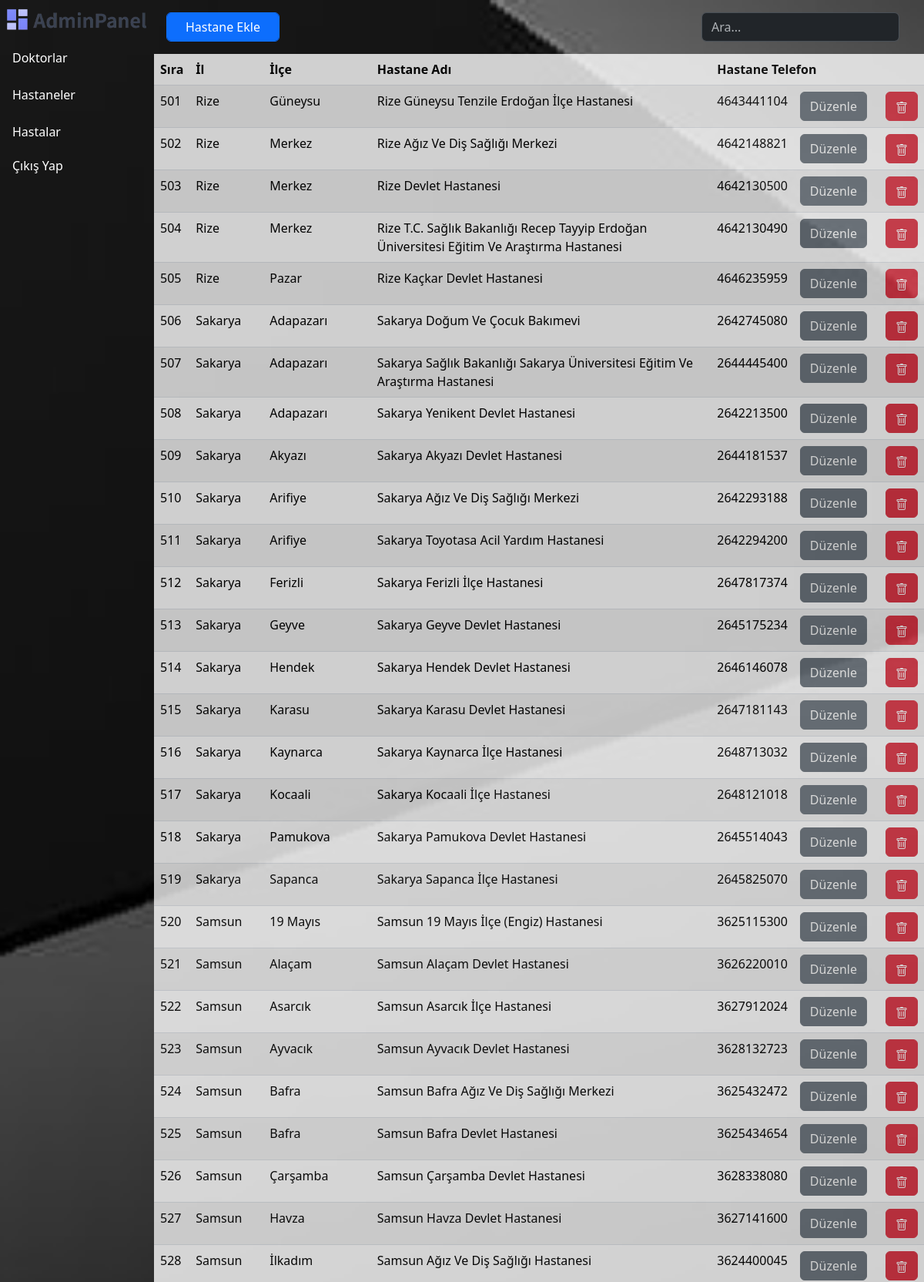
The page /Admin_Panel/hastane.php?page=2 (signed in, upper part) on the database its author committed.
### tables this page shows
CREATE TABLE `hastane` (
  `hastane_id` int(11) NOT NULL,
  `il_adi` text NOT NULL,
  `ilce_adi` text NOT NULL,
  `hastane_adi` text NOT NULL,
  `telefon` text NOT NULL
);

### Admin_Panel/hastane.php (the view, shortened to what this page needs)
<?php
include('function.php');
$pagerowcount = 500;
$selected_page = isset($_GET['page']) ? $_GET['page'] : 1;
if (isset($_GET['page'])) {
    $selected_page = $_GET['page'];
}
$sql_command = "SELECT * FROM hastane ORDER BY il_adi, ilce_adi, hastane_adi";
$sql_command = $sql_command . " LIMIT " . (($selected_page - 1) * $pagerowcount) . ", $pagerowcount";
$hastane_query = $db->prepare($sql_command);
$hastane_query->execute();
?>
<header class="p-3 text-light" data-bs-theme="dark">
    <div class="d-flex flex-wrap align-items-center justify-content-center justify-content-lg-start">
        <form class="d-flex justify-content-between w-100" role="search" method="post">
            <ul class="nav col-12 col-lg-auto me-auto mb-2 justify-content-center mb-md-0">
                <a href="hastane_ekle.php" class="form-control btn btn-primary px-4">Hastane Ekle</a>
            </ul>
            <div class="col-12 col-lg-auto mb-3 mb-lg-0 me-lg-3" role="search">
                <input class="form-control form-control-dark " name="hastane_search_txt" value="<?php echo isset($search) ? $search : ""; ?>" type="search" placeholder="Ara..." aria-label="Search">
            </div>
        </form>
    </div>
</header>
<table class="table table-striped table-hover p-0 m-0 opacity0_5">
    <thead>
        <tr>
            <th>Sıra</th>
            <th>İl</th>
            <th>İlçe</th>
            <th>Hastane Adı</th>
            <th colspan="3">Hastane Telefon</th>
        </tr>
    </thead>
    <?php
    $sira = ($selected_page - 1) * $pagerowcount + 1;
    while ($vericek = $hastane_query->fetch(PDO::FETCH_ASSOC)) { ?>
        <tr>
            <td><?php echo $sira; ?></td>
            <td><?php echo $vericek['il_adi'] ?></td>
            <td><?php echo $vericek['ilce_adi'] ?></td>
            <td><?php echo $vericek['hastane_adi'] ?></td>
            <td><?php echo $vericek['telefon'] ?></td>
            <td>
                <a href="<?php echo 'hastane_duzenle.php?hastane_id=' . $vericek['hastane_id'];  ?>" class="btn btn-secondary me-2">Düzenle</button>
            </td>
            <td>
                <button type="button" class="btn btn-danger" onclick="showConfirmationModal(event, <?php echo $vericek['hastane_id']; ?>)">
                </button>
            </td>
        </tr>
    <?php $sira++;
    } ?>
</table>

### Admin_Panel/style.css (style rules this page uses)
.bgimage { background-image: url(./images/bg_images.jpg); }
body { background-image: url(./images/bg_images.jpg); background-repeat: no-repeat; background-position: center center; background-attachment: fixed; background-size: cover; }
.opacity0_5 { opacity: .8; }

### rows shown on the page
hastane: il_adi "Rize", ilce_adi "Güneysu", hastane_adi "Rize Güneysu Tenzile Erdoğan İlçe Hastanesi", telefon "4643441104"
hastane: il_adi "Rize", ilce_adi "Merkez", hastane_adi "Rize Ağız Ve Diş Sağlığı Merkezi", telefon "4642148821"
hastane: il_adi "Rize", ilce_adi "Merkez", hastane_adi "Rize Devlet Hastanesi", telefon "4642130500"
hastane: il_adi "Rize", ilce_adi "Merkez", hastane_adi "Rize T.C. Sağlık Bakanlığı Recep Tayyip Erdoğan Üniversitesi Eğitim Ve Araştırma Hastanesi", telefon "4642130490"
hastane: il_adi "Rize", ilce_adi "Pazar", hastane_adi "Rize Kaçkar Devlet Hastanesi", telefon "4646235959"
hastane: il_adi "Sakarya", ilce_adi "Adapazarı", hastane_adi "Sakarya Doğum Ve Çocuk Bakımevi", telefon "2642745080"
hastane: il_adi "Sakarya", ilce_adi "Adapazarı", hastane_adi "Sakarya Sağlık Bakanlığı Sakarya Üniversitesi Eğitim Ve Araştırma Hastanesi", telefon "2644445400"
hastane: il_adi "Sakarya", ilce_adi "Adapazarı", hastane_adi "Sakarya Yenikent Devlet Hastanesi", telefon "2642213500"
hastane: il_adi "Sakarya", ilce_adi "Akyazı", hastane_adi "Sakarya Akyazı Devlet Hastanesi", telefon "2644181537"
hastane: il_adi "Sakarya", ilce_adi "Arifiye", hastane_adi "Sakarya Ağız Ve Diş Sağlığı Merkezi", telefon "2642293188"
hastane: il_adi "Sakarya", ilce_adi "Arifiye", hastane_adi "Sakarya Toyotasa Acil Yardım Hastanesi", telefon "2642294200"
hastane: il_adi "Sakarya", ilce_adi "Ferizli", hastane_adi "Sakarya Ferizli İlçe Hastanesi", telefon "2647817374"
hastane: il_adi "Sakarya", ilce_adi "Geyve", hastane_adi "Sakarya Geyve Devlet Hastanesi", telefon "2645175234"
hastane: il_adi "Sakarya", ilce_adi "Hendek", hastane_adi "Sakarya Hendek Devlet Hastanesi", telefon "2646146078"
hastane: il_adi "Sakarya", ilce_adi "Karasu", hastane_adi "Sakarya Karasu Devlet Hastanesi", telefon "2647181143"
hastane: il_adi "Sakarya", ilce_adi "Kaynarca", hastane_adi "Sakarya Kaynarca İlçe Hastanesi", telefon "2648713032"
hastane: il_adi "Sakarya", ilce_adi "Kocaali", hastane_adi "Sakarya Kocaali İlçe Hastanesi", telefon "2648121018"
hastane: il_adi "Sakarya", ilce_adi "Pamukova", hastane_adi "Sakarya Pamukova Devlet Hastanesi", telefon "2645514043"
hastane: il_adi "Sakarya", ilce_adi "Sapanca", hastane_adi "Sakarya Sapanca İlçe Hastanesi", telefon "2645825070"
hastane: il_adi "Samsun", ilce_adi "19 Mayıs", hastane_adi "Samsun 19 Mayıs İlçe (Engiz) Hastanesi", telefon "3625115300"
hastane: il_adi "Samsun", ilce_adi "Alaçam", hastane_adi "Samsun Alaçam Devlet Hastanesi", telefon "3626220010"
hastane: il_adi "Samsun", ilce_adi "Asarcık", hastane_adi "Samsun Asarcık İlçe Hastanesi", telefon "3627912024"
hastane: il_adi "Samsun", ilce_adi "Ayvacık", hastane_adi "Samsun Ayvacık Devlet Hastanesi", telefon "3628132723"
hastane: il_adi "Samsun", ilce_adi "Bafra", hastane_adi "Samsun Bafra Ağız Ve Diş Sağlığı Merkezi", telefon "3625432472"
hastane: il_adi "Samsun", ilce_adi "Bafra", hastane_adi "Samsun Bafra Devlet Hastanesi", telefon "3625434654"
hastane: il_adi "Samsun", ilce_adi "Çarşamba", hastane_adi "Samsun Çarşamba Devlet Hastanesi", telefon "3628338080"
hastane: il_adi "Samsun", ilce_adi "Havza", hastane_adi "Samsun Havza Devlet Hastanesi", telefon "3627141600"
hastane: il_adi "Samsun", ilce_adi "İlkadım", hastane_adi "Samsun Ağız Ve Diş Sağlığı Hastanesi", telefon "3624400045"
